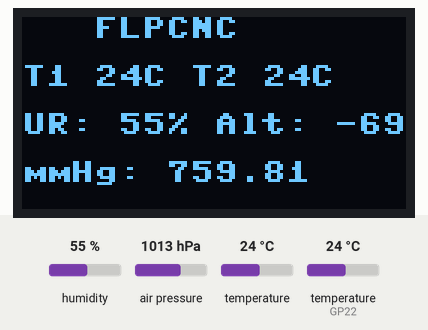
This program was run on a simulated Raspberry Pi Pico running MicroPython. Shown: 128×64 one-colour display. Inputs (shaded band) come from the test bench; at power-on: humidity 55 %, air pressure 1013 hPa, temperature 24 °C, temperature (sensor on GP22) 24 °C. The clock reads 2024-03-15 10:24:30 at power-on unless the program sets it; files the program writes start out absent; what the program prints to the serial console is not drawn.

Above: at 1.2 s.
1.3 s: humidity set to 22 %
At 15.5 s:
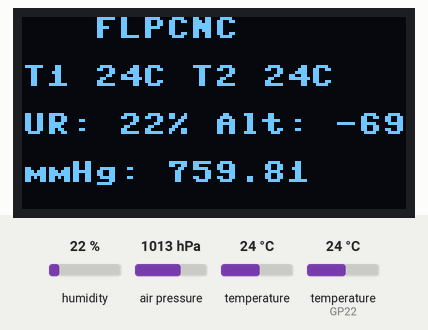
Timing chart, 0 to 17.0 s (numbered marks = the images above; inputs shaded):
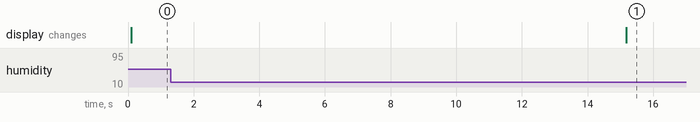

Measured:
- after the input at 1.3 s, the display: changes after 13.9 s (image 1)

The program:

pico_dht11_bmp280_Oled_Display.py
```python
from machine import Pin, I2C, ADC
import ssd1306
import dht
import utime
from bmp280 import *
import math
from uio import StringIO

# Configuração do display OLED
i2c = I2C(1, sda=Pin(2), scl=Pin(3), freq=400000)
oled = ssd1306.SSD1306_I2C(128, 64, i2c)

# Configuração do sensor DHT11
dht_sensor = dht.DHT11(Pin(22))

# Configuração do sensor BMP280
bus = I2C(0, sda=Pin(0), scl=Pin(1), freq=200000)
bmp = BMP280(bus)
bmp.use_case(BMP280_CASE_INDOOR)

# Altitude média de São Carlos, SP, em metros (689 metros)
altitude_sao_carlos = 689.0

def display_temperature_humidity():
    dht_sensor.measure()
    temperature = dht_sensor.temperature()
    humidity = dht_sensor.humidity()

    # Verifica se a leitura da umidade é válida
    if isinstance(temperature, int) and isinstance(humidity, int):
        # Limpa a tela do OLED
        oled.fill(0)

        # Escreve "WashSense" na primeira linha
        # oled.text("WashSense", 0, 0)

        oled.text("FLPCNC", 0, 0)

        # Escreve temperatura e umidade no OLED
        oled.text("Temp: {}C".format(int(temperature)), 0, 16)
        oled.text("Umidade: {}%".format(int(humidity)), 0, 32)

        # Atualiza o display
        oled.show()

def read_bmp280_data():
    pressure = bmp.pressure
    p_bar = pressure / 100000
    p_mmHg = round(pressure / 133.322, 2)  # Arredonda para 2 casas decimais
    temperature = bmp.temperature

    # Convertendo a pressão do sensor para a pressão ao nível do mar em São Carlos
    sea_level_pressure = pressure / math.pow(1 - altitude_sao_carlos / 44330.0, 5.255)

    # Cálculo da altitude com base na pressão ao nível do mar em São Carlos
    altitude = int(44330.0 * (1 - math.pow(sea_level_pressure / 101325.0, 1/5.255)))

    return int(temperature), altitude, p_mmHg  # Convertido para int

def display_data_on_oled(tmp1, tmp2, altitude, mmHg, humidity):
    oled.fill(0)
    oled.text("   FLPCNC   ", 0, 0)
    oled.text("T1 {}C T2 {}C".format(tmp1, int(tmp2)), 0, 16)  # Convertido para int
    oled.text("UR: {}% Alt: {}".format(int(humidity), altitude), 0, 32)
    oled.text("mmHg: {:.2f}".format(mmHg), 0, 48)  # Mostra mmHg com 2 casas decimais
    oled.show()

def log_data_to_csv(data):
    with open("data.csv", "a") as file:
        file.write(data)
        file.write("\n")

while True:
    display_temperature_humidity()
    temperature, altitude, mmHg = read_bmp280_data()
    humidity = dht_sensor.humidity()

    # Verifica se a leitura da umidade do DHT11 é válida
    if isinstance(humidity, int):
        display_data_on_oled(dht_sensor.temperature(), temperature, altitude, mmHg, humidity)

    # Cria uma string com os dados
    data = "{}, {}, {}, {}, {}, {:.2f}".format(
        utime.localtime(),
        dht_sensor.temperature(),
        humidity,
        temperature,
        altitude,
        mmHg
    )

    # Log dos dados no arquivo CSV
    log_data_to_csv(data)

    serial_data = "Temperature (DHT11): {} C, Umidade (DHT11): {}%, Temperature (BMP280): {} C, Altitude: {} m, mmHg: {:.2f}".format(
        dht_sensor.temperature(), int(humidity), temperature, altitude, mmHg)

    print(serial_data)

    utime.sleep(15)  # Atraso de 15 segundos entre as leituras
```
